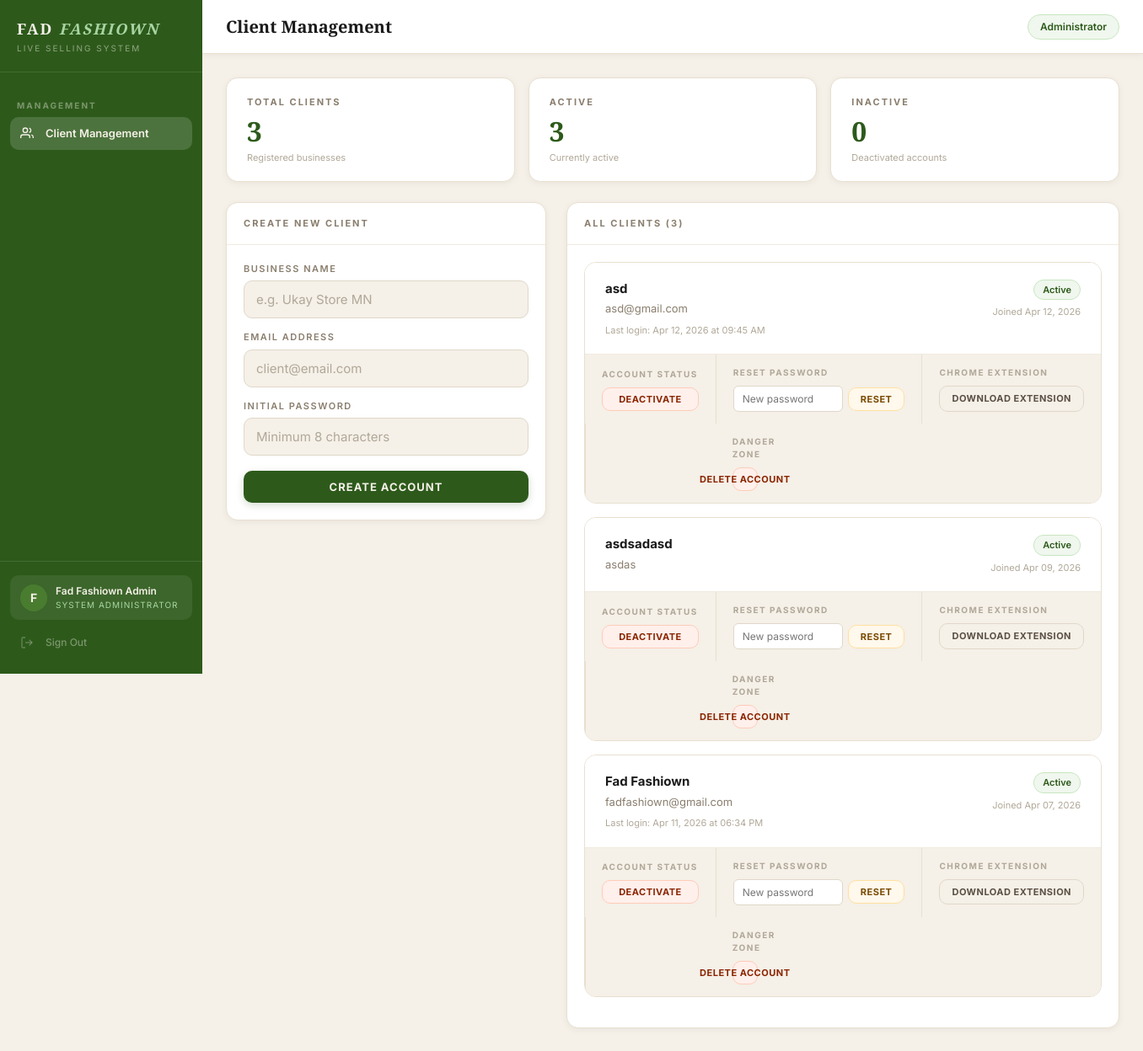
Screenshot of /admin (signed in) with the database file from the repository.
### auth/models.py (models this page shows, shortened)
class Client(UserMixin, db.Model):
    __tablename__ = 'clients'
    id = db.Column(db.Integer, primary_key=True)
    business_name = db.Column(db.String(100), nullable=False)
    email = db.Column(db.String(120), unique=True, nullable=False)
    password_hash = db.Column(db.String(255), nullable=False)
    plan = db.Column(db.String(20), default='active')
    is_active = db.Column(db.Boolean, default=True)
    is_admin = db.Column(db.Boolean, default=False)
    created_at = db.Column(db.DateTime, default=datetime.utcnow)
    last_login = db.Column(db.DateTime, nullable=True)
    tiktok_username = db.Column(db.String(100), default='')
    must_change_password = db.Column(db.Boolean, default=False)
    orders = db.relationship('Order', backref='client', lazy=True)
    token = db.Column(db.String(64), unique=True, nullable=True)
    detection_mode = db.Column(db.String(20), default='keywords')
    custom_keywords = db.Column(db.Text, default='mine')
    highlight_numbers = db.Column(db.Boolean, default=False)
    label_title = db.Column(db.String(100), default='FAD FASHIOWN')
    label_tagline = db.Column(db.String(100), default='Live Selling')
    label_template = db.Column(db.String(20), default='classic')
    label_show_order_id = db.Column(db.Boolean, default=True)
    label_show_datetime = db.Column(db.Boolean, default=True)

### auth/routes.py (the view)
@auth.route('/admin')
@admin_required
def admin_panel():
    clients = Client.query.filter_by(is_admin=False).order_by(
        Client.created_at.desc()
    ).all()
    return render_template('admin.html', clients=clients)

### auth/routes.py (called while the page is built)
def admin_required(f):
    @wraps(f)
    def decorated_function(*args, **kwargs):
        if not current_user.is_authenticated:
            return redirect(url_for('auth.login'))
        if not current_user.is_admin:
            abort(403)
        return f(*args, **kwargs)
    return decorated_function

### templates/admin.html (shortened to what this page needs)
{% extends "base.html" %}
{% block page_title %}Client Management{% endblock %}
{% block topbar_right %}
<span class="status-pill connected">Administrator</span>
{% endblock %}
{% block content %}
<div class="stats-grid" style="margin-bottom:24px">
    <div class="stat-card">
        <div class="stat-label">Total Clients</div>
        <div class="stat-number">{{ clients|length }}</div>
        <div class="stat-sub">Registered businesses</div>
    </div>
    <div class="stat-card">
        <div class="stat-label">Active</div>
        <div class="stat-number">
            {{ clients|selectattr('is_active')|list|length }}
        </div>
        <div class="stat-sub">Currently active</div>
    </div>
    <div class="stat-card">
        <div class="stat-label">Inactive</div>
        <div class="stat-number">
            {{ clients|rejectattr('is_active')|list|length }}
        </div>
        <div class="stat-sub">Deactivated accounts</div>
    </div>
</div>
<div class="admin-grid">
    <div>
        <div class="card">
            <div class="card-header">
                <span class="card-title">Create New Client</span>
            </div>
            <div class="card-body">
                <form method="POST" action="/admin/create-client" id="create-client-form">
                    <div class="form-group">
                        <label class="form-label">Business Name</label>
                        <input type="text" name="business_name"
                               class="form-input"
                               placeholder="e.g. Ukay Store MN" required />
                    </div>
                    <div class="form-group">
                        <label class="form-label">Email Address</label>
                        <input type="email" name="email"
                               class="form-input"
                               placeholder="client@email.com" required />
                    </div>
                    <div class="form-group">
                        <label class="form-label">Initial Password</label>
                        <input type="text" name="password"
                               class="form-input"
                               placeholder="Minimum 8 characters"
                               required minlength="6" />
                    </div>
                    <button type="button"
                            onclick="handleCreateAccount()"
                            class="btn btn-primary"
                            style="width:100%;margin-top:4px">
                        Create Account
                    </button>
                </form>
            </div>
        </div>
    </div>
    <div>
        <div class="card">
            <div class="card-header">
                <span class="card-title">All Clients ({{ clients|length }})</span>
            </div>
            <div class="card-body">
                {% if clients %}
                    {% for client in clients %}
                        <div class="client-card {{ '' if client.is_active else 'inactive' }}">
                            <div class="client-card-header">
                                <div class="client-card-info">
                                    <div class="client-card-name">{{ client.business_name }}</div>
                                    <div class="client-card-email">{{ client.email }}</div>
                                    {% if client.last_login %}
                                    <div class="client-card-last-login">
                                        Last login: {{ client.last_login.strftime('%b %d, %Y at %I:%M %p') }}
                                    </div>
                                    {% endif %}
                                </div>
                                <div class="client-card-status">
                                    <span class="badge {{ 'badge-active' if client.is_active else 'badge-inactive' }}">
                                        {{ 'Active' if client.is_active else 'Inactive' }}
                                    </span>
                                    <div class="client-card-joined">
                                        Joined {{ client.created_at.strftime('%b %d, %Y') }}
                                    </div>
                                </div>
                            </div>
                            <div class="client-card-actions">
                                <div class="action-group">
                                    <div class="action-group-label">Account Status</div>
                                    <button
                                        data-client-id="{{ client.id }}"
                                        data-client-name="{{ client.business_name }}"
                                        data-is-active="{{ '1' if client.is_active else '0' }}"
                                        onclick="handleToggleClient(this)"
                                        class="btn {{ 'btn-danger' if client.is_active else 'btn-success' }} btn-sm">
                                        {{ 'Deactivate' if client.is_active else 'Activate' }}
                                    </button>
                                </div>
                                <div class="action-group">
                                    <div class="action-group-label">Reset Password</div>
                                    <div class="reset-form">
                                        <input type="text"
                                            id="reset-input-{{ client.id }}"
                                            class="reset-input"
                                            placeholder="New password" />
                                        <button onclick="handleResetPassword('{{ client.id }}', '{{ client.business_name }}')"
                                                class="btn btn-warning btn-sm">
                                            Reset
                                        </button>
                                    </div>
                                </div>
                                <div class="action-group">
                                    <div class="action-group-label">Chrome Extension</div>
                                    <a href="/admin/download-extension/{{ client.id }}"
                                    class="btn btn-secondary btn-sm">
                                        Download Extension
                                    </a>
                                </div>
                                <div class="action-group">
                                    <div class="action-group-label">Danger Zone</div>
                                    <button onclick="Modal.confirm({
                                        title: 'Delete Client Account',
                                        message: 'You are about to permanently delete the account for:',
                                        detail: '{{ client.business_name }}',
                                        warning: 'This action cannot be undone. All data associated with this account will be permanently removed.',
                                        confirmText: 'Delete Account',
                                        confirmClass: 'btn-danger',
                                        onConfirm: function() {
                                            document.getElementById('delete-form-{{ client.id }}').submit();
                                        }
                                    })"
                                    class="btn btn-danger btn-sm">
                                        Delete Account
                                    </button>
                                </div>
                            </div>
                        </div>
                        {% endfor %}
                {% else %}
                    <div class="empty-state">
                        No clients yet. Create your first client above.
                    </div>
                {% endif %}
            </div>
        </div>
    </div>
</div>
{% endblock %}

### templates/base.html (shortened to what this page needs)
<!DOCTYPE html>
<html lang="en">
<head>
    <link rel="stylesheet" href="/static/style.css">
</head>
<body>
<div class="app-layout">
    <aside class="sidebar" id="sidebar">
        <div class="sidebar-brand">
            <div class="brand-name">FAD <em>FASHIOWN</em></div>
            <div class="brand-sub">Live Selling System</div>
        </div>
        <nav class="sidebar-nav">
            {% if current_user.is_admin %}
            <div class="nav-section-label">Management</div>
            <a href="/admin"
               class="nav-item {% if request.endpoint == 'auth.admin_panel' %}active{% endif %}">
                <span class="nav-icon">
                    <svg width="16" height="16" fill="none" stroke="currentColor" stroke-width="2" viewBox="0 0 24 24">
                        <path d="M17 21v-2a4 4 0 0 0-4-4H5a4 4 0 0 0-4 4v2"/>
                        <circle cx="9" cy="7" r="4"/>
                        <path d="M23 21v-2a4 4 0 0 0-3-3.87"/>
                        <path d="M16 3.13a4 4 0 0 1 0 7.75"/>
                    </svg>
                </span>
                Client Management
            </a>
            {% endif %}
        </nav>
        <div class="sidebar-footer">
            <div class="client-info">
                <div class="client-avatar">
                    {{ current_user.business_name[0].upper() }}
                </div>
                <div class="client-details">
                    <div class="client-name">{{ current_user.business_name }}</div>
                    <div class="client-plan">
                        {% if current_user.is_admin %}System Administrator{% else %}Live Selling{% endif %}
                    </div>
                </div>
            </div>
            <a href="/logout" class="nav-item nav-signout">
                <span class="nav-icon">
                    <svg width="16" height="16" fill="none" stroke="currentColor" stroke-width="2" viewBox="0 0 24 24">
                        <path d="M9 21H5a2 2 0 0 1-2-2V5a2 2 0 0 1 2-2h4"/>
                        <polyline points="16 17 21 12 16 7"/>
                        <line x1="21" y1="12" x2="9" y2="12"/>
                    </svg>
                </span>
                Sign Out
            </a>
        </div>
    </aside>
    <main class="main-content">
        <div class="topbar">
            <div style="display:flex;align-items:center;gap:14px">
                <div class="topbar-title">{% block page_title %}{% endblock %}</div>
            </div>
            <div class="topbar-right">
                {% block topbar_right %}{% endblock %}
            </div>
        </div>
        <div class="page-content">
            {% block content %}{% endblock %}
        </div>
    </main>
</div>
</body>
</html>

### rows the page displays
Client: business_name "F", business_name "Fad Fashiown Admin"
Client: business_name "asd", email "asd@gmail.com", last_login "Apr 12, 2026 at 09:45 AM", is_active "Active", created_at "Apr 12, 2026", is_active "DEACTIVATE"
Client: business_name "asdsadasd", email "asdas", is_active "Active", created_at "Apr 09, 2026", is_active "DEACTIVATE"
Client: business_name "Fad Fashiown", email "fadfashiown@gmail.com", last_login "Apr 11, 2026 at 06:34 PM", is_active "Active", created_at "Apr 07, 2026", is_active "DEACTIVATE"

### other values shown
{{ clients|length }} "3"
{{ clients|selectattr('is_active')|list|length }} "3"
{{ clients|rejectattr('is_active')|list|length }} "0"
